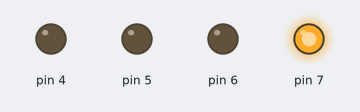
This sketch was run on a simulated Arduino Uno, built with avr-gcc and run on an emulated ATmega328P. Parts: output pins drawn as LEDs (lit = HIGH).

Above: at 0.2 s.
At 1.7 s:
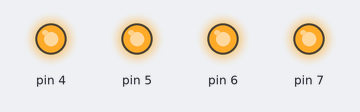
At 2.2 s:
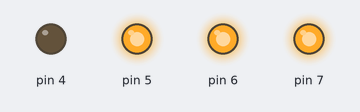
At 3.7 s:
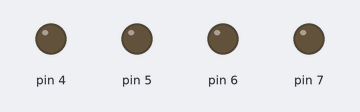
At 4.7 s:
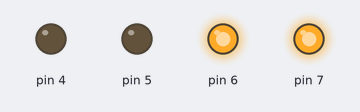
Timing chart, 0 to 5.2 s (numbered marks = the images above):
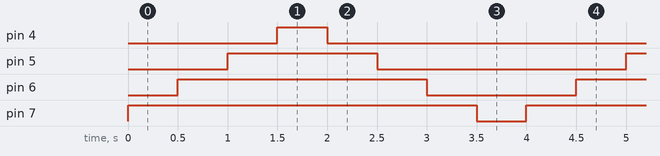

The sketch:

lab1-quiz.ino
```cpp
void setup()
{
  DDRD=B11110000;
}

void loop()
{
  PORTD=B10000000;
  delay(500);
  PORTD=B11000000;
  delay(500);
  PORTD=B11100000;
  delay(500);
  PORTD=B11110000;
  delay(500);
  PORTD=B11100000;
  delay(500);
  PORTD=B11000000;
  delay(500);
  PORTD=B10000000;
  delay(500);
  PORTD=B00000000;
  delay(500);
}
```

Measured:
- by itself, pin 4: alternates HIGH for 0.50 s and LOW for 3.5 s
- by itself, pin 5: alternates HIGH for 1.5 s and LOW for 2.5 s
- by itself, pin 6: alternates HIGH for 2.5 s and LOW for 1.5 s
- by itself, pin 7: alternates HIGH for 3.5 s and LOW for 0.50 s
